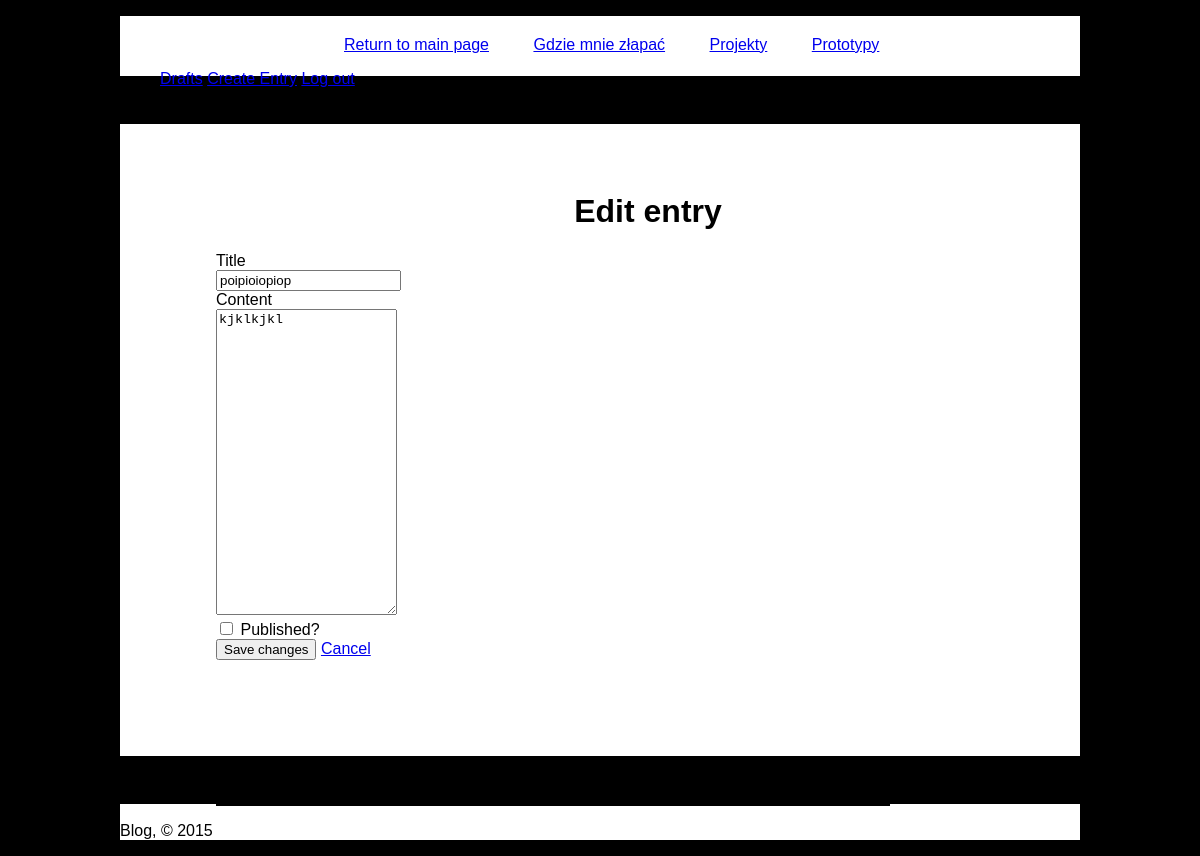
/poipioiopiop/edit/ (signed in), run on an earlier commit of the app's database.
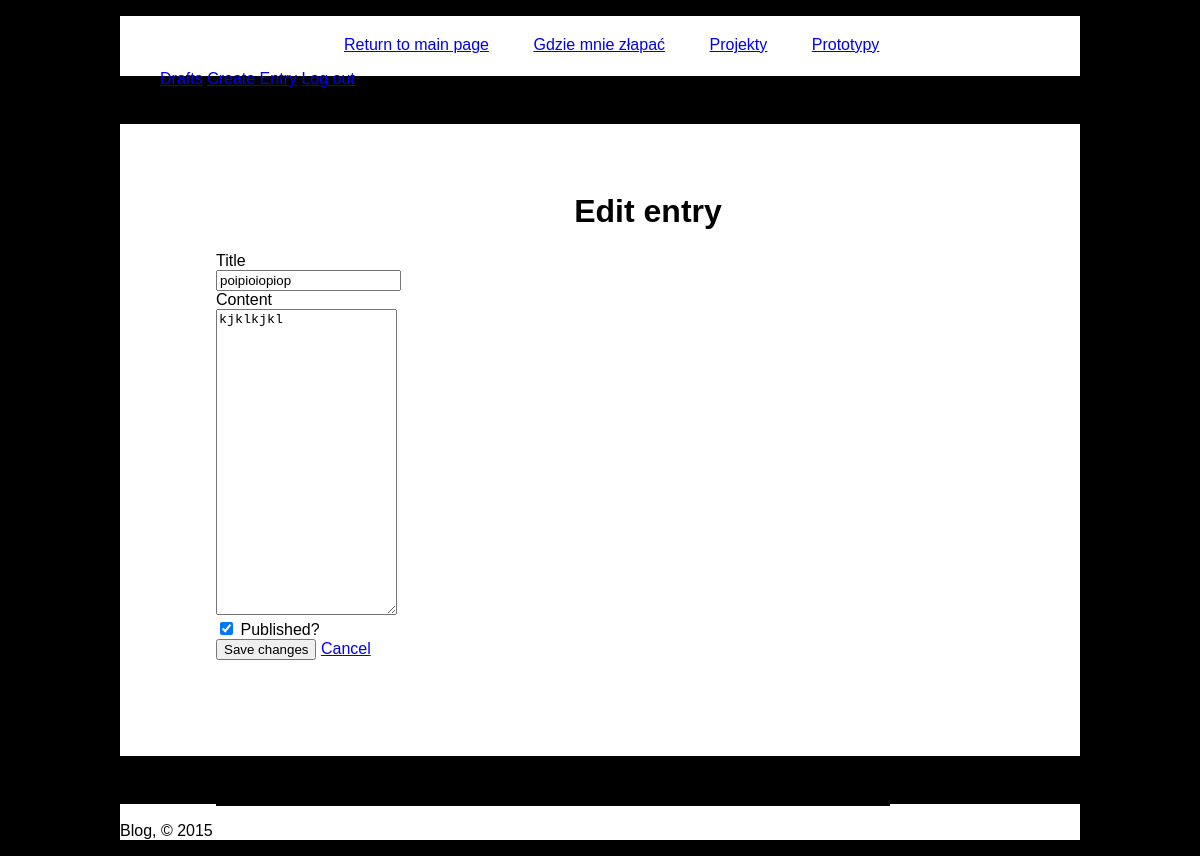
And on a later commit of the database.
### main.py (models this page shows, shortened)
class Entry(flask_db.Model):
    title = CharField()
    slug = CharField(unique=True)
    content = TextField()
    published = BooleanField(index=True)
    timestamp = DateTimeField(default=datetime.datetime.now, index=True)

### main.py (the view)
@app.route('/<slug>/edit/', methods=['GET', 'POST'])
@login_required
def edit(slug):
    entry = get_object_or_404(Entry, Entry.slug == slug)
    return _create_or_edit(entry, 'edit.html')

### main.py (called while the page is built, shortened)
def login_required(fn):
    @functools.wraps(fn)
    def inner(*args, **kwargs):
        if session.get('logged_in'):
            return fn(*args, **kwargs)
        return redirect(url_for('login', next=request.path))
    return inner

def _create_or_edit(entry, template):
    return render_template(template, entry=entry)

### templates/edit.html (shortened to what this page needs)
{% extends "create.html" %}
{% block content_title %}Edit entry{% endblock %}
{% block form_action %}{{ url_for('edit', slug=entry.slug) }}{% endblock %}
{% block save_button %}Save changes{% endblock %}

### templates/create.html (shortened to what this page needs)
{% extends "base.html" %}
{% block content %}
  <form action="{% block form_action %}{{ url_for('create') }}{% endblock %}" class="form-horizontal" method="post">
    <div class="form-group">
      <label for="title" class="col-sm-2 control-label">Title</label>
      <div class="col-sm-10">
        <input class="form-control" id="title" name="title" type="text" value="{{ entry.title }}">
      </div>
    </div>
    <div class="form-group">
      <label for="Content" class="col-sm-2 control-label">Content</label>
      <div class="col-sm-10">
        <textarea class="form-control" id="content" name="content" style="height: 300px;">{{ entry.content }}</textarea>
      </div>
    </div>
    <div class="form-group">
      <div class="col-sm-offset-2 col-sm-10">
        <div class="checkbox">
          <label>
            <input name="published" type="checkbox" value="y"{% if entry.published %} checked="checked"{% endif %}> Published?
          </label>
        </div>
      </div>
    </div>
    <div class="form-group">
      <div class="col-sm-offset-2 col-sm-10">
        <button class="btn btn-primary" type="submit">{% block save_button %}Create{% endblock %}</button>
        <a class="btn btn-default" href="{{ url_for('index') }}">Cancel</a>
      </div>
    </div>
  </form>
{% endblock %}

What changed in the data, as far as the page shows it:
changed Entry "poipioiopiop": published "☐" → "☑"
